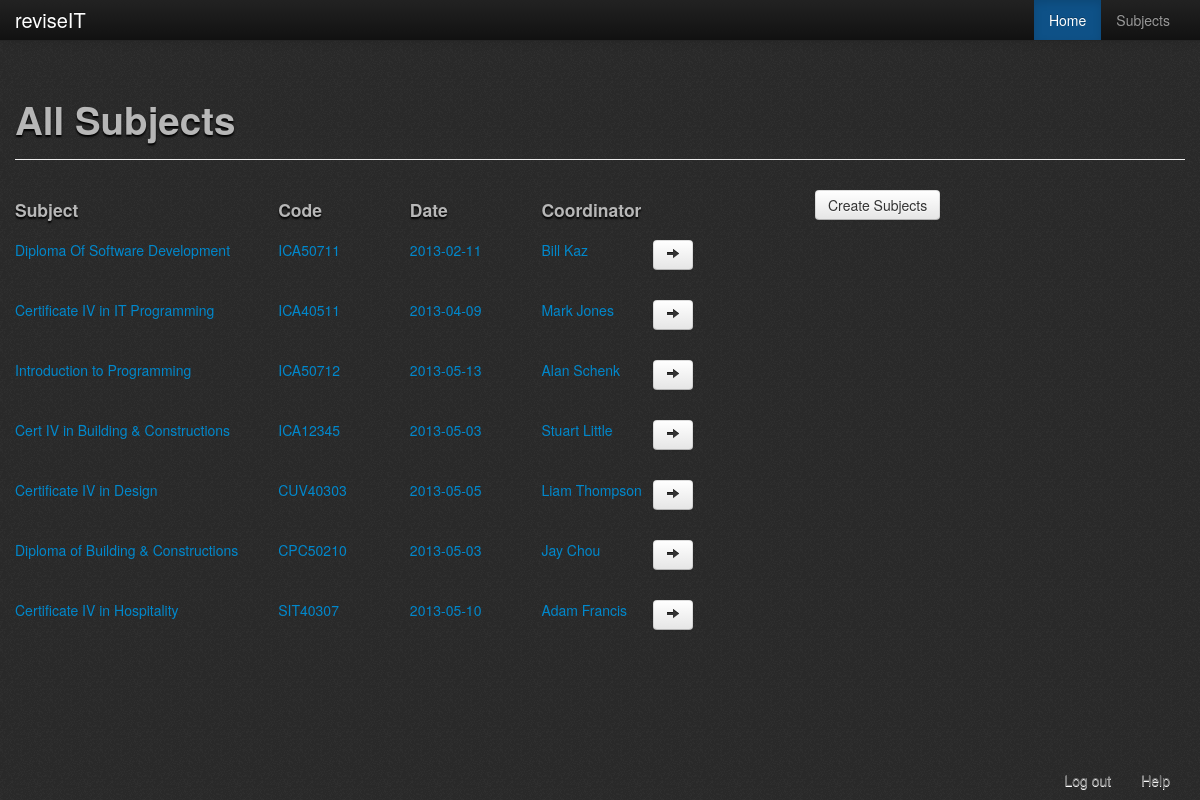
The app's page /php/subjects/all_Subjects.php (signed in), older data.
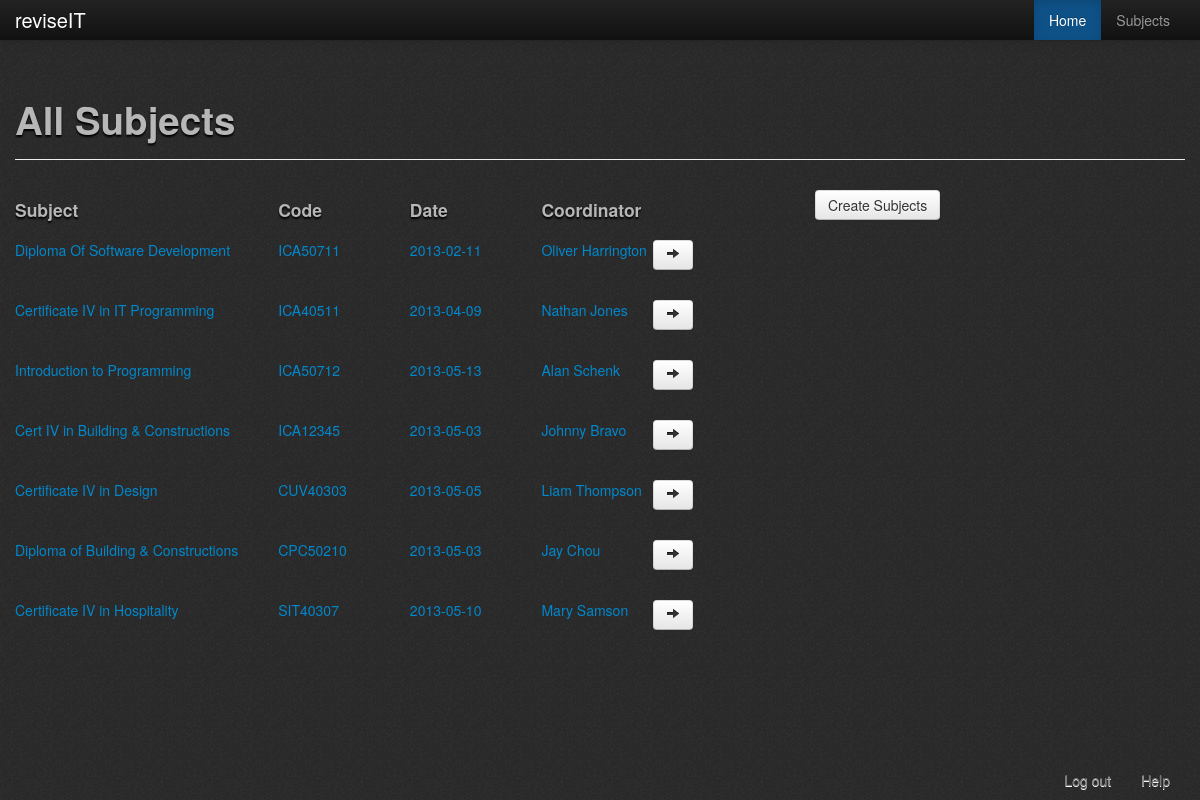
The same page, newer data.
### tables this page shows
CREATE TABLE `subject` (
  `SubjectID` int(11) NOT NULL AUTO_INCREMENT,
  `SubjectCode` varchar(50) NOT NULL,
  `SubjectName` varchar(50) NOT NULL,
  `UserID` int(11) NOT NULL,
  `Dateupdated` date NOT NULL,
  PRIMARY KEY (`SubjectID`),
  KEY `FK_subject` (`UserID`)
);

CREATE TABLE `users` (
  `UserID` int(11) NOT NULL AUTO_INCREMENT,
  `fName` varchar(50) NOT NULL,
  `lName` varchar(50) NOT NULL,
  `username` varchar(50) NOT NULL,
  `password` varchar(50) NOT NULL,
  `role` int(1) NOT NULL COMMENT '1 = Admin, 2 = Coordinator, 3 = Teacher, 4 = Student',
  `locked` tinyint(1) NOT NULL COMMENT '0 = unlocked, 1 = locked',
  PRIMARY KEY (`UserID`)
);

### php/subjects/subjects.php (the view, shortened to what this page needs)
<?php
	include '../getConnection.php';
	$userRole = $_SESSION['Role'];
	try
	{
		if($userRole == 1)
		{
			$result = $db->prepare("SELECT * FROM subject, users WHERE subject.UserID = users.UserID");
			$result->execute();
		}
		if($userRole == 1)
		{
			echo "<div class='span8 bootstro' data-bootstro-placement='bottom' data-bootstro-title='List of subjects' data-bootstro-content='You may click on one of these links to go to the topics page that is associated with the selected subject.'>";
				echo "<div class='row-fluid'>";
					echo "<div class='span4'><h4>Subject</h4></div>";
					echo "<div class='span2'><h4>Code</h4></div>";
					echo "<div class='span2'><h4>Date</h4></div>";
					echo "<div class='span2'><h4>Coordinator</h4></div>";
					echo "<div class='span2'>&nbsp</div>";
				echo "</div>";
					while($row = $result->fetch(PDO::FETCH_ASSOC))
					{
						$subjectID = $row['SubjectID'];
						echo "<div class='row-fluid'>";
							echo "<a href='../topics/viewTopic.php?ID=".$row['SubjectID']."'>";
									echo "<div class='span4'>".$row['SubjectName']."</div>";
									echo "<div class='span2'>".$row['SubjectCode']."</div>";
									echo "<div class='span2'>".$row['Dateupdated']."</div>";
									echo "<div class='span2'>".$row['fName']." ".$row['lName']."</div>";
							echo "</a>";
							echo "<a rel='popover' data-content='<a class=".'btn'." name=".'edit_Subject'." data-toggle=".'collapse'." data-target=".'#editSub'.$subjectID.''.">Edit</a><a href=".'delete_subject.php?DELETEID='.$subjectID.''." class=".'btn'." name=".'delete_Subject'." value=".$subjectID.">Delete</a>' class='btn popups' data-toggle='popover'><i class='icon-arrow-right'></i></a>";
						echo "</div>";
					}
			echo "</div>";
		}
	}
	catch(PDOException $e)
	{
		echo $e->getMessage();
	}
?>

### php/subjects/subjects_menu_bar.php (shortened to what this page needs)
<div class="navbar navbar-fixed-top navbar-inverse">
	<div class="navbar-inner">
		<div class="container">
			<a href="../home_page_director.php" class="brand">reviseIT</a>
			<div class="nav-collapse collapse">
				<ul class="nav pull-right">
					<li class="active"><a href="../home_page_director.php">Home</a></li>
					<li><a href="all_Subjects.php">Subjects</a></li>
				</ul>
			</div>
		</div>
	</div>
</div>

Row changes from the older to the newer data that the page shows:
changed subject "Diploma Of Software Development": UserID.fName "Bill" → "Oliver"; UserID.lName "Kaz" → "Harrington"
changed subject "Certificate IV in IT Programming": UserID.fName "Mark" → "Nathan"
changed subject "Cert IV in Building & Constructions": UserID.fName "Stuart" → "Johnny"; UserID.lName "Little" → "Bravo"
changed subject "Certificate IV in Hospitality": UserID.fName "Adam" → "Mary"; UserID.lName "Francis" → "Samson"
